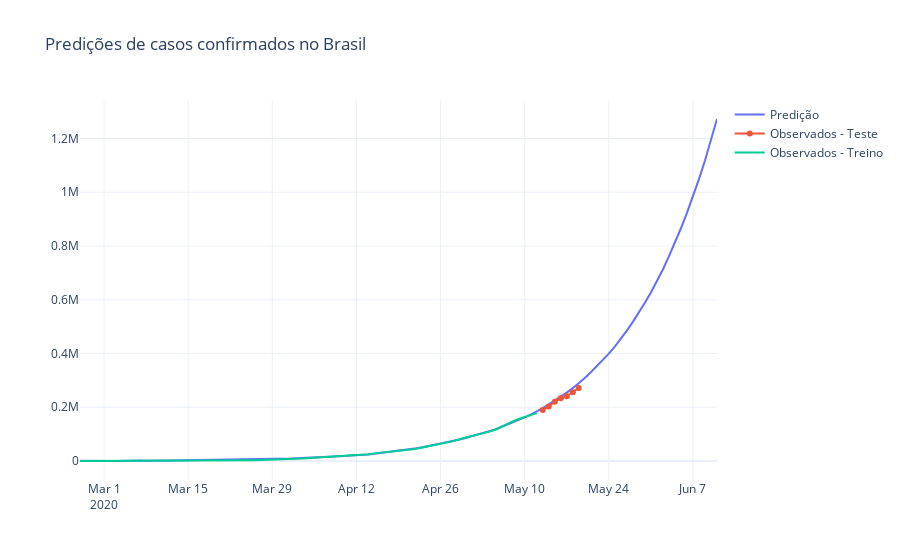

The code cell stored with this chart in its notebook:
### Markdown cell above
A seguir será realizada uma simulação livre para as estimativas de casos do próximo mês.

É importante salientar que em tal simulação há uma propagação de erros, uma vez que o modelo não foi preparado/otimizado para tal horizonte.

De qualquer forma, é possível observar que há uma predição razoável para a próxima semana (conjunto de dados separados para teste e desconhecidos pelo modelo)

### Code cell
%%capture --no-display
# Construindo previsões para o futuro
future_dates = profeta.make_future_dataframe(periods=30)
future_dates['cap'] = pop
forecast = profeta.predict(future_dates)

fig = go.Figure()

fig.add_trace(go.Scatter(x=forecast.ds, y=forecast.yhat, name='Predição'))
fig.add_trace(go.Scatter(x=test.index, y=test, name='Observados - Teste'))
fig.add_trace(go.Scatter(x=train.ds, y=train.y, name='Observados - Treino'))
fig.update_layout(
    title='Predições de casos confirmados no Brasil', template='plotly_white')
fig.show()
